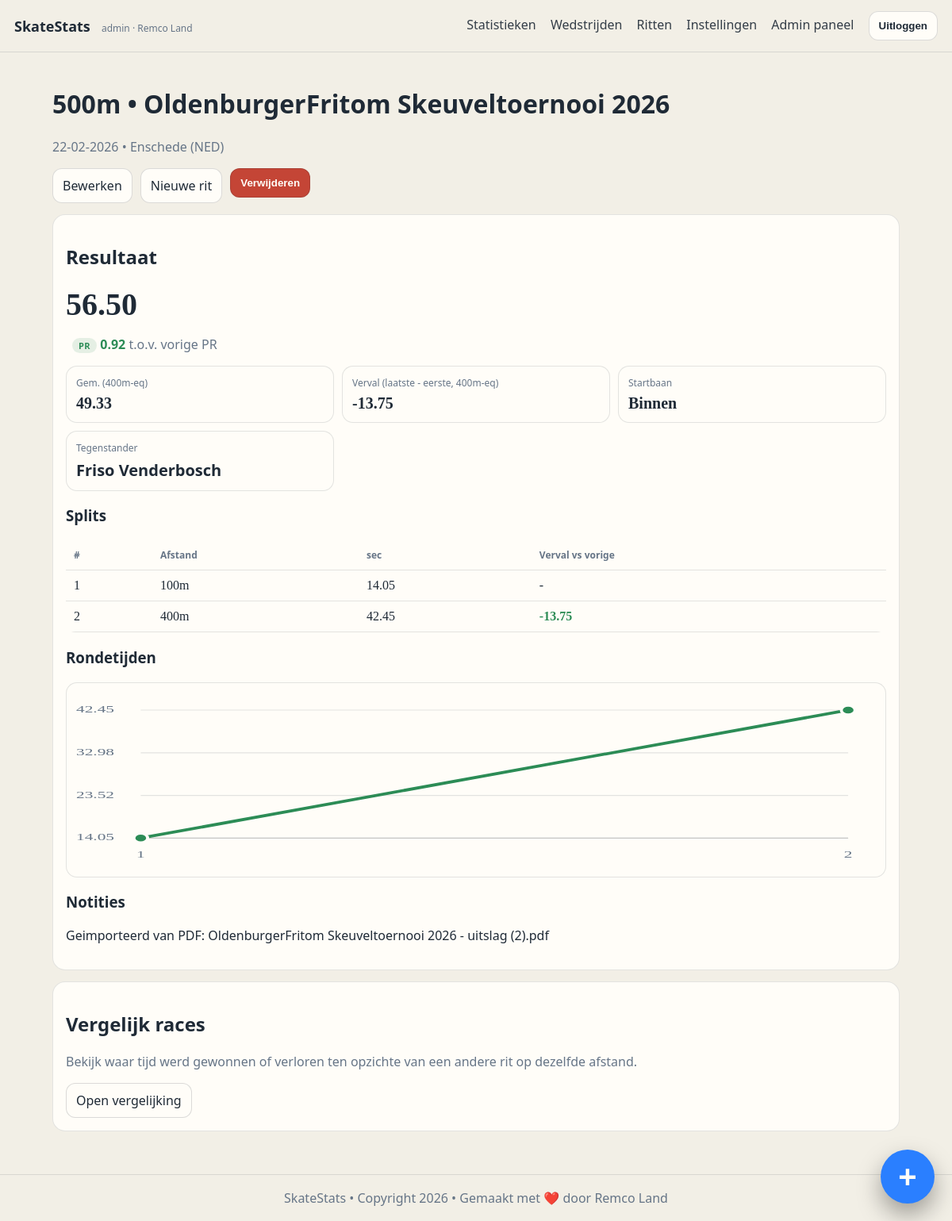
The page /races/715 (signed in) on the database its author committed.
### tables this page shows
CREATE TABLE user (
              id INTEGER PRIMARY KEY AUTOINCREMENT,
              username TEXT NOT NULL UNIQUE,
              password_hash TEXT NOT NULL,
              skater_id INTEGER NOT NULL UNIQUE,
              is_admin INTEGER NOT NULL DEFAULT 0,
              created_at TEXT NOT NULL,
              updated_at TEXT NOT NULL,
              last_login_at TEXT, theme_preference TEXT NOT NULL DEFAULT 'dark',
              FOREIGN KEY (skater_id) REFERENCES skater(id) ON DELETE RESTRICT
            );

CREATE TABLE skater (
              id INTEGER PRIMARY KEY AUTOINCREMENT,
              name TEXT NOT NULL UNIQUE
            );

CREATE TABLE race (
              id INTEGER PRIMARY KEY AUTOINCREMENT,
              competition_id INTEGER NOT NULL,
              skater_id INTEGER NOT NULL,
              distance_m INTEGER NOT NULL,
              category TEXT,
              class_name TEXT,
              lane TEXT,
              opponent TEXT,
              total_time_ms INTEGER,
              laps_csv TEXT,   -- "30.12,31.00,31.50"
              dnf INTEGER NOT NULL DEFAULT 0,
              notes TEXT,
              created_at TEXT NOT NULL,
              FOREIGN KEY (competition_id) REFERENCES competition(id) ON DELETE CASCADE,
              FOREIGN KEY (skater_id) REFERENCES skater(id) ON DELETE RESTRICT
            );

CREATE TABLE competition (
              id INTEGER PRIMARY KEY AUTOINCREMENT,
              name TEXT NOT NULL,
              venue TEXT,
              competition_date TEXT NOT NULL, -- YYYY-MM-DD
              notes TEXT,
              created_at TEXT NOT NULL
            , owner_user_id INTEGER);

### app/main.py (the view)
@app.get("/races/{race_id}", response_class=HTMLResponse)
def race_detail(request: Request, race_id: int):
    current_user = require_user(request)
    with db() as conn:
        r = conn.execute(
            """
            SELECT r.*, c.name AS competition_name, c.venue, c.competition_date
            FROM race r
            JOIN competition c ON c.id = r.competition_id
            WHERE r.id = ? AND r.skater_id = ? AND c.owner_user_id = ?
            """,
            (race_id, int(current_user["skater_id"]), int(current_user["id"])),
        ).fetchone()
        history_rows = conn.execute(
            """
            SELECT r.id, r.distance_m, r.total_time_ms, r.dnf, c.competition_date
            FROM race r
            JOIN competition c ON c.id = r.competition_id
            WHERE r.skater_id = ? AND c.owner_user_id = ?
            ORDER BY c.competition_date ASC, r.id ASC
            """,
            (int(current_user["skater_id"]), int(current_user["id"])),
        ).fetchall()
    if not r:
        return HTMLResponse("Race not found", status_code=404)
    laps = laps_from_csv(r["laps_csv"])
    split_rows = build_split_rows(laps, r["distance_m"])
    metrics = compute_race_metrics(laps, r["distance_m"])
    split_chart = build_split_chart(laps)
    pr_progress = build_pr_progress(history_rows)
    pr_context = pr_progress.get(
        race_id,
        {"is_pr": False, "previous_pr_ms": None, "delta_vs_previous_pr_ms": None, "delta_abs_ms": None},
    )
    return render(
        request,
        "race_detail.html",
        race=r,
        laps=laps,
        split_rows=split_rows,
        metrics=metrics,
        split_chart=split_chart,
        pr_context=pr_context,
        fmt_ms=fmt_ms,
        fmt_date=fmt_date_ymd_to_dmy,
        fmt_sec=fmt_sec,
        format_notes_html=format_notes_html,
    )

### app/main.py (called while the page is built)
def fmt_date_ymd_to_dmy(ymd: str | None) -> str:
    if not ymd:
        return "-"
    try:
        d = datetime.strptime(ymd, "%Y-%m-%d")
        return d.strftime("%d-%m-%Y")
    except ValueError:
        return ymd

def db() -> sqlite3.Connection:
    conn = sqlite3.connect(DB_PATH)
    conn.execute("PRAGMA foreign_keys = ON")
    conn.row_factory = sqlite3.Row
    return conn

def get_user_by_id(conn: sqlite3.Connection, user_id: int) -> Optional[sqlite3.Row]:
    return conn.execute(
        """
        SELECT u.*, s.name AS skater_name
        FROM user u
        JOIN skater s ON s.id = u.skater_id
        WHERE u.id = ?
        """,
        (user_id,),
    ).fetchone()

def normalize_theme_preference(raw_value: str) -> str:
    value = (raw_value or "").strip().lower()
    if value == "light":
        return "light"
    if value == "system":
        return "system"
    return "dark"

def resolved_theme(theme_preference: str) -> str:
    return "dark" if normalize_theme_preference(theme_preference) == "system" else normalize_theme_preference(theme_preference)

def render(request: Request, template_name: str, **ctx) -> HTMLResponse:
    tpl = templates_env.get_template(template_name)
    current_user = getattr(request.state, "user", None)
    html = tpl.render(
        app_title=APP_TITLE,
        request=request,
        current_user=current_user,
        owner_name=current_user["skater_name"] if current_user else OWNER_NAME,
        theme_preference=normalize_theme_preference(current_user["theme_preference"]) if current_user else "dark",
        active_theme=resolved_theme(current_user["theme_preference"]) if current_user else "dark",
        **ctx,
    )
    return HTMLResponse(html)

def require_user(request: Request) -> sqlite3.Row:
    current_user = getattr(request.state, "user", None)
    if current_user is None:
        raise RuntimeError("missing authenticated user")
    return current_user

def fmt_ms(ms: Optional[int]) -> str:
    if ms is None:
        return "-"
    sign = "-" if ms < 0 else ""
    total_seconds = abs(ms) / 1000.0
    minutes = int(total_seconds // 60)
    seconds = total_seconds - (minutes * 60)
    if minutes > 0:
        return f"{sign}{minutes}:{seconds:05.2f}"
    return f"{sign}{seconds:.2f}"

def opening_split_m(distance_m: int) -> int:
    if distance_m == 500:
        return 100
    if distance_m == 1500:
        return 300
    if distance_m == 100:
        return 100
    return 200

### app/templates/race_detail.html (shortened to what this page needs)
{% extends "base.html" %}
{% block content %}
  <h1>{{ race.distance_m }}m &bull; {{ race.competition_name }}</h1>
  <p class="muted">
    {{ fmt_date(race.competition_date) }}
    {% if race.venue %} &bull; {{ race.venue }}{% endif %}
  </p>
  <div class="row-actions">
    <a class="btn" href="/races/{{ race.id }}/edit">Bewerken</a>
    <a class="btn" href="/races/new?competition_id={{ race.competition_id }}">Nieuwe rit</a>
    <form method="post" action="/races/{{ race.id }}/delete" class="inline-form" onsubmit="return confirm('Weet je zeker dat je deze rit wilt verwijderen?');">
      <button type="submit" class="btn btn-danger">Verwijderen</button>
    </form>
  </div>
  <section class="card">
    <h2>Resultaat</h2>
    <p class="big mono">{{ fmt_ms(race.total_time_ms) }}{% if race.dnf == 1 %} (DNF){% endif %}</p>
    <p class="muted">
      {% if pr_context.is_pr %}
        <span class="badge-pr">PR</span>
      {% endif %}
      {% if pr_context.previous_pr_ms is not none and pr_context.delta_vs_previous_pr_ms is not none %}
        <span class="{% if pr_context.delta_vs_previous_pr_ms <= 0 %}delta-good{% else %}delta-bad{% endif %}">
          {% if pr_context.delta_vs_previous_pr_ms > 0 %}+{% endif %}{{ fmt_ms(pr_context.delta_abs_ms) }}
        </span>
        t.o.v. vorige PR
      {% else %}
        Eerste geregistreerde tijd op deze afstand.
      {% endif %}
    </p>
    <div class="grid3">
      <div class="stat">
        <div class="label">Gem. (400m-eq)</div>
        <div class="value mono">
          {% if metrics.avg_400 is not none %}
            {{ "%.2f"|format(metrics.avg_400) }}
          {% else %}
            -
          {% endif %}
        </div>
      </div>
      <div class="stat">
        <div class="label">Verval (laatste - eerste, 400m-eq)</div>
        <div class="value mono">
          {% if metrics.fade_400eq is not none %}
            {{ "%.2f"|format(metrics.fade_400eq) }}
          {% else %}
            -
          {% endif %}
        </div>
      </div>
      {% if race.lane %}
        <div class="stat">
          <div class="label">Startbaan</div>
          <div class="value mono">{{ race.lane }}</div>
        </div>
      {% endif %}
      {% if race.opponent %}
        <div class="stat">
          <div class="label">Tegenstander</div>
          <div class="value">{{ race.opponent }}</div>
        </div>
      {% endif %}
    </div>
    {% if laps|length > 0 %}
      <h3>Splits</h3>
      <table>
        <thead>
          <tr><th>#</th><th>Afstand</th><th>sec</th><th>Verval vs vorige</th></tr>
        </thead>
        <tbody>
          {% for split in split_rows %}
            <tr>
              <td class="mono">{{ split.index }}</td>
              <td class="mono">{{ split.distance_m if split.distance_m is not none else "-" }}m</td>
              <td class="mono">{{ "%.2f"|format(split.seconds) }}</td>
              <td class="mono">
                {% if split.delta_prev_400eq is not none %}
                  <span class="{% if split.delta_prev_400eq <= 0 %}delta-good{% else %}delta-bad{% endif %}">
                    {% if split.delta_prev_400eq > 0 %}+{% endif %}{{ fmt_sec(split.delta_prev_400eq) }}
                  </span>
                {% else %}
                  -
                {% endif %}
              </td>
            </tr>
          {% endfor %}
        </tbody>
      </table>
    {% else %}
      <p class="muted">Geen rondetijden ingevuld.</p>
    {% endif %}
    {% if split_chart %}
      <h3>Rondetijden</h3>
      <div class="split-chart-wrap">
        <svg
          class="split-chart"
          viewBox="0 0 {{ split_chart.width }} {{ split_chart.height }}"
          preserveAspectRatio="none"
          aria-label="Grafiek van rondetijden"
        >
          {% for tick in split_chart.y_ticks %}
            <line
              x1="{{ split_chart.left_padding }}"
              y1="{{ tick.y }}"
              x2="{{ split_chart.width - split_chart.right_padding }}"
              y2="{{ tick.y }}"
              class="split-chart-grid"
            ></line>
            <text x="0" y="{{ tick.y }}" class="split-chart-axis">{{ tick.label }}</text>
          {% endfor %}
          <line
            x1="{{ split_chart.left_padding }}"
            y1="{{ split_chart.baseline_y }}"
            x2="{{ split_chart.width - split_chart.right_padding }}"
            y2="{{ split_chart.baseline_y }}"
            class="split-chart-grid split-chart-grid-strong"
          ></line>
          <polyline points="{{ split_chart.points }}" class="split-chart-line" pathLength="100"></polyline>
          {% for point in split_chart.circles %}
            <circle cx="{{ point.x }}" cy="{{ point.y }}" r="4.5" class="split-chart-point"></circle>
            <text x="{{ point.x }}" y="{{ split_chart.baseline_y + 18 }}" class="split-chart-axis split-chart-axis-x">{{ point.label }}</text>
          {% endfor %}
        </svg>
      </div>
    {% endif %}
    {% if race.notes %}
      <h3>Notities</h3>
      <p class="notes-block">{{ format_notes_html(race.notes) }}</p>
    {% endif %}
  </section>
  <section class="card">
    <h2>Vergelijk races</h2>
    <p class="muted">Bekijk waar tijd werd gewonnen of verloren ten opzichte van een andere rit op dezelfde afstand.</p>
    <div class="row-actions">
      <a class="btn" href="/races/{{ race.id }}/compare">Open vergelijking</a>
    </div>
  </section>
{% endblock %}

### app/templates/base.html (shortened to what this page needs)
<!doctype html>
<html lang="nl" data-theme="{{ active_theme }}" data-theme-preference="{{ theme_preference }}">
  <head>
    <link rel="stylesheet" href="/static/style.css" />
  </head>
  <body data-theme="{{ active_theme }}" data-theme-preference="{{ theme_preference }}">
    <header class="topbar">
      <div class="brand">
        <a href="/">{{ app_title }}</a>
        {% if current_user %}
          <span class="tag">{{ current_user.username }} · {{ owner_name }}</span>
        {% else %}
          <span class="tag">login required</span>
        {% endif %}
      </div>
      {% if current_user %}
        <nav class="nav-desktop">
          <a href="/stats">Statistieken</a>
          <a href="/competitions">Wedstrijden</a>
          <a href="/races">Ritten</a>
          <a href="/account/settings">Instellingen</a>
          {% if current_user.is_admin == 1 %}
            <a href="/admin/users">Admin paneel</a>
          {% endif %}
          <form method="post" action="/logout" class="inline-form">
            <button type="submit" class="btn-secondary">Uitloggen</button>
          </form>
        </nav>
      {% endif %}
    </header>
    <main class="container">
      {% block content %}{% endblock %}
    </main>
    {% if current_user %}
      <div class="fab-menu" data-open="false">
        <button type="button" class="fab-toggle" aria-label="Snelle acties" aria-expanded="false">+</button>
      </div>
    {% endif %}
    <footer class="footer">
      <span>SkateStats • Copyright 2026 • Gemaakt met ❤️ door Remco Land</span>
    </footer>
  </body>
</html>

### rows shown on the page
user: username "admin"
skater: name "Remco Land"
race: distance_m "500", total_time_ms "56.50", lane "Binnen", opponent "Friso Venderbosch", notes "Geimporteerd van PDF: OldenburgerFritom Skeuveltoernooi 2026 - uitslag (2).pdf"
competition: competition_name "OldenburgerFritom Skeuveltoernooi 2026", competition_date "22-02-2026", venue "Enschede (NED)"

### other values the page prints
{{ app_title }} "SkateStats"
{{ fmt_ms(pr_context.delta_abs_ms) }} "0.92"
{{ "%.2f"|format(metrics.avg_400) }} "49.33"
{{ "%.2f"|format(metrics.fade_400eq) }} "-13.75"
{{ split.index }} "1" "2"
{{ split.distance_m if split.distance_m is not none else "-" }} "100" "400"
{{ "%.2f"|format(split.seconds) }} "14.05" "42.45"
{{ fmt_sec(split.delta_prev_400eq) }} "-13.75"
{{ tick.label }} "14.05" "23.52" "32.98" "42.45"
{{ point.label }} "1" "2"
